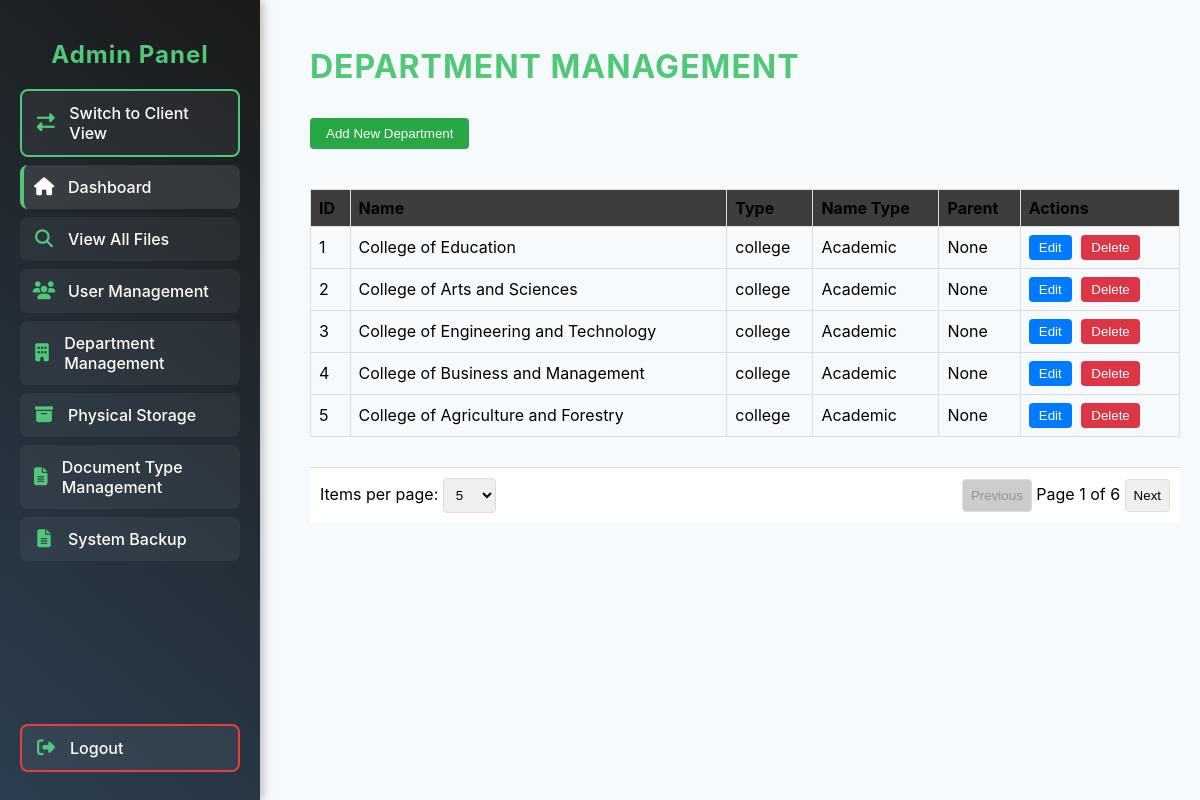
The app's page /department_management.php (signed in) with its own data.
### tables this page shows
CREATE TABLE `departments` (
  `department_id` int(11) NOT NULL AUTO_INCREMENT,
  `department_name` varchar(255) NOT NULL COMMENT 'Name of the department',
  `department_type` varchar(50) NOT NULL COMMENT 'Type (e.g., college, office, sub_department)',
  `name_type` varchar(50) NOT NULL COMMENT 'Category (e.g., Academic, Administrative)',
  `parent_department_id` int(11) DEFAULT NULL COMMENT 'Recursive reference to parent department',
  PRIMARY KEY (`department_id`),
  KEY `idx_parent_department` (`parent_department_id`),
  CONSTRAINT `fk_departments_parent` FOREIGN KEY (`parent_department_id`) REFERENCES `departments` (`department_id`) ON DELETE SET NULL
);

### department_management.php (the view, shortened to what this page needs)
<?php
require 'db_connection.php';
function executeQuery($pdo, $query, $params = [])
{
    try {
        $stmt = $pdo->prepare($query);
        $stmt->execute($params);
        return $stmt;
    } catch (PDOException $e) {
        error_log("Database error: " . $e->getMessage());
        return false;
    }
}
function sanitizeHTML($data)
{
    return htmlspecialchars($data ?? '', ENT_QUOTES, 'UTF-8');
}
$departmentsStmt = executeQuery($pdo, "
    SELECT d.department_id, d.department_name, d.department_type, d.name_type, d.parent_department_id,
           COALESCE(p.department_name, 'None') AS parent_name
    FROM departments d
    LEFT JOIN departments p ON d.parent_department_id = p.department_id
    ORDER BY d.department_id ASC");
$departments = $departmentsStmt ? $departmentsStmt->fetchAll(PDO::FETCH_ASSOC) : [];
$itemsPerPage = isset($_GET['items_per_page']) ? (int)$_GET['items_per_page'] : 5;
$currentPage = isset($_GET['page']) ? (int)$_GET['page'] : 1;
$currentPage = max(1, $currentPage);
$offset = ($currentPage - 1) * $itemsPerPage;
$totalItemsStmt = executeQuery($pdo, "SELECT COUNT(*) FROM departments");
$totalItems = $totalItemsStmt ? $totalItemsStmt->fetchColumn() : 0;
$paginatedDepartments = $departments;
if ($itemsPerPage !== -1) {
    $paginatedDepartments = array_slice($departments, $offset, $itemsPerPage);
}
$totalPages = $itemsPerPage === -1 ? 1 : max(1, ceil($totalItems / $itemsPerPage));
?>
<!DOCTYPE html>
<html lang="en">
<head>
    <link rel="stylesheet" href="https://cdnjs.cloudflare.com/ajax/libs/font-awesome/6.4.2/css/all.min.css">
    <link rel="stylesheet" href="style/admin-interface.css">
    <link rel="stylesheet" href="style/admin-sidebar.css">
</head>
<body class="admin-dashboard">
    <?php
        include 'admin_menu.php';
    ?>
    <div class="main-content">
        <h2>Department Management</h2>
        <button class="add-department-btn" onclick="openModal('add')">Add New Department</button>
        <div class="table-container">
            <table class="department-table">
                <thead>
                    <tr>
                        <th>ID</th>
                        <th>Name</th>
                        <th>Type</th>
                        <th>Name Type</th>
                        <th>Parent</th>
                        <th>Actions</th>
                    </tr>
                </thead>
                <tbody>
                    <?php if (empty($paginatedDepartments)): ?>
                        <tr><td colspan="6">No departments found.</td></tr>
                    <?php else: ?>
                        <?php foreach ($paginatedDepartments as $dept): ?>
                            <tr>
                                <td><?php echo sanitizeHTML($dept['department_id']); ?></td>
                                <td><?php echo sanitizeHTML($dept['department_name']); ?></td>
                                <td><?php echo sanitizeHTML($dept['department_type']); ?></td>
                                <td><?php echo sanitizeHTML($dept['name_type']); ?></td>
                                <td><?php echo sanitizeHTML($dept['parent_name']); ?></td>
                                <td class="action-buttons">
                                    <button class="edit-btn" onclick='openModal("edit", <?php echo json_encode($dept); ?>)'>Edit</button>
                                    <button class="delete-btn" onclick='openModal("delete", <?php echo json_encode(['department_id' => $dept['department_id'], 'department_name' => $dept['department_name']]); ?>)'>Delete</button>
                                </td>
                            </tr>
                        <?php endforeach; ?>
                    <?php endif; ?>
                </tbody>
            </table>
            <div class="pagination">
                <div>
                    <label for="items_per_page">Items per page:</label>
                    <select id="items_per_page" onchange="updateItemsPerPage()">
                        <option value="5" <?php echo $itemsPerPage === 5 ? 'selected' : ''; ?>>5</option>
                    </select>
                </div>
                <div>
                    <button onclick="goToPage(<?php echo $currentPage - 1; ?>)" <?php echo $currentPage <= 1 ? 'disabled' : ''; ?>>Previous</button>
                    <span>Page <?php echo $currentPage; ?> of <?php echo $totalPages; ?></span>
                    <button onclick="goToPage(<?php echo $currentPage + 1; ?>)" <?php echo $currentPage >= $totalPages ? 'disabled' : ''; ?>>Next</button>
                </div>
            </div>
        </div>
    </div>
</body>
</html>

### style/admin-interface.css (style rules this page uses)
:root { --primary-color: #50c878; --primary-hover: #40a867; --secondary-color: #2c3e50; --secondary-hover: #1a252f; --background-color: #f7fafc; --card-background: #ffffff; --text-color: #2d3748; --text-secondary: #718096; --border-color: #e2e8f0; --shadow: 0 4px 12px rgba(0, 0, 0, 0.08); --danger-color: #e53e3e; --success-color: #68d391; --border-radius: 8px; --transition: all 0.3s ease; --font-family: 'Inter', -apple-system, BlinkMacSystemFont, 'Segoe UI', Roboto, sans-serif; }
body { font-family: var(--font-family); background-color: var(--background-color); margin: 0; padding: 0; display: flex; min-height: 100vh; overflow-x: hidden; box-sizing: border-box; }
*, *::before, *::after { box-sizing: inherit; }
.main-content { flex-grow: 1; padding: 32px; padding-top: 96px; margin-left: 260px; transition: margin-left var(--transition); overflow-y: auto; min-height: 100vh; }
body.admin-dashboard { background-color: var(--background-color); }
.main-content h2 { font-size: 32px; font-weight: 700; margin-bottom: 32px; color: var(--primary-color); text-transform: uppercase; letter-spacing: 1px; }
.pagination { margin-top: 30px; display: flex; justify-content: center; gap: 12px; flex-wrap: wrap; }

### style/admin-sidebar.css (style rules this page uses)
:root { --primary-color: #50c878; --primary-hover: #40a867; --secondary-color: #2c3e50; --secondary-hover: #1a252f; --background-color: #f7fafc; --card-background: #ffffff; --text-color: #2d3748; --text-secondary: #718096; --border-color: #e2e8f0; --shadow: 0 4px 12px rgba(0, 0, 0, 0.08); --danger-color: #e53e3e; --success-color: #68d391; --border-radius: 8px; --transition: all 0.3s ease; }

### department_management.php (style rules this page uses)
.main-content { margin-left: 290px; padding: 20px; flex: 1; overflow-y: auto; transition: margin-left 0.3s ease; }
.table-container { position: relative; }
.department-table { width: 100%; border-collapse: collapse; margin-top: 20px; }
.department-table th, .department-table td { border: 1px solid #ddd; padding: 8px; text-align: left; }
.department-table th { background-color: #3d3d3dff; position: sticky; top: 0; z-index: 10; }
.action-buttons button { margin-right: 5px; padding: 5px 10px; border-radius: 4px; cursor: pointer; border: none; }
.edit-btn { background-color: #007bff; color: white; }
.delete-btn { background-color: #dc3545; color: white; }
.add-department-btn { padding: 8px 16px; background-color: #28a745; color: white; border: none; border-radius: 4px; cursor: pointer; margin-bottom: 20px; }
.pagination { position: sticky; bottom: 0; background-color: #fff; padding: 10px; border-top: 1px solid #ddd; display: flex; justify-content: space-between; align-items: center; z-index: 10; }
.pagination select, .pagination button { padding: 8px; border-radius: 4px; border: 1px solid #ddd; cursor: pointer; }
.pagination button:disabled { background-color: #ccc; cursor: not-allowed; }

### records on screen
departments: department_id "1", department_name "College of Education", department_type "college", name_type "Academic", parent_name "None"
departments: department_id "2", department_name "College of Arts and Sciences", department_type "college", name_type "Academic", parent_name "None"
departments: department_id "3", department_name "College of Engineering and Technology", department_type "college", name_type "Academic", parent_name "None"
departments: department_id "4", department_name "College of Business and Management", department_type "college", name_type "Academic", parent_name "None"
departments: department_id "5", department_name "College of Agriculture and Forestry", department_type "college", name_type "Academic", parent_name "None"

### other values on screen
$currentPage "1"
$totalPages "6"
